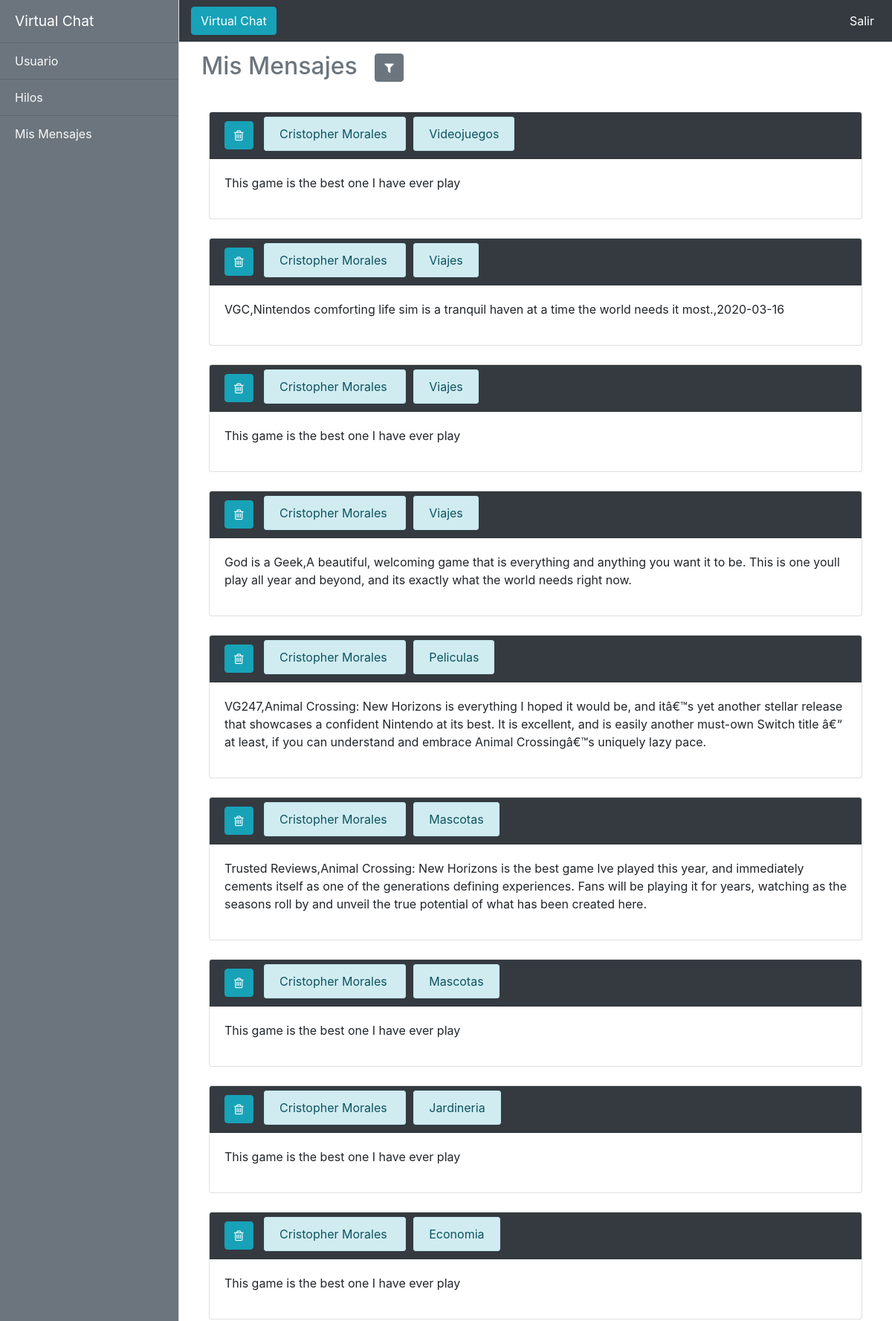
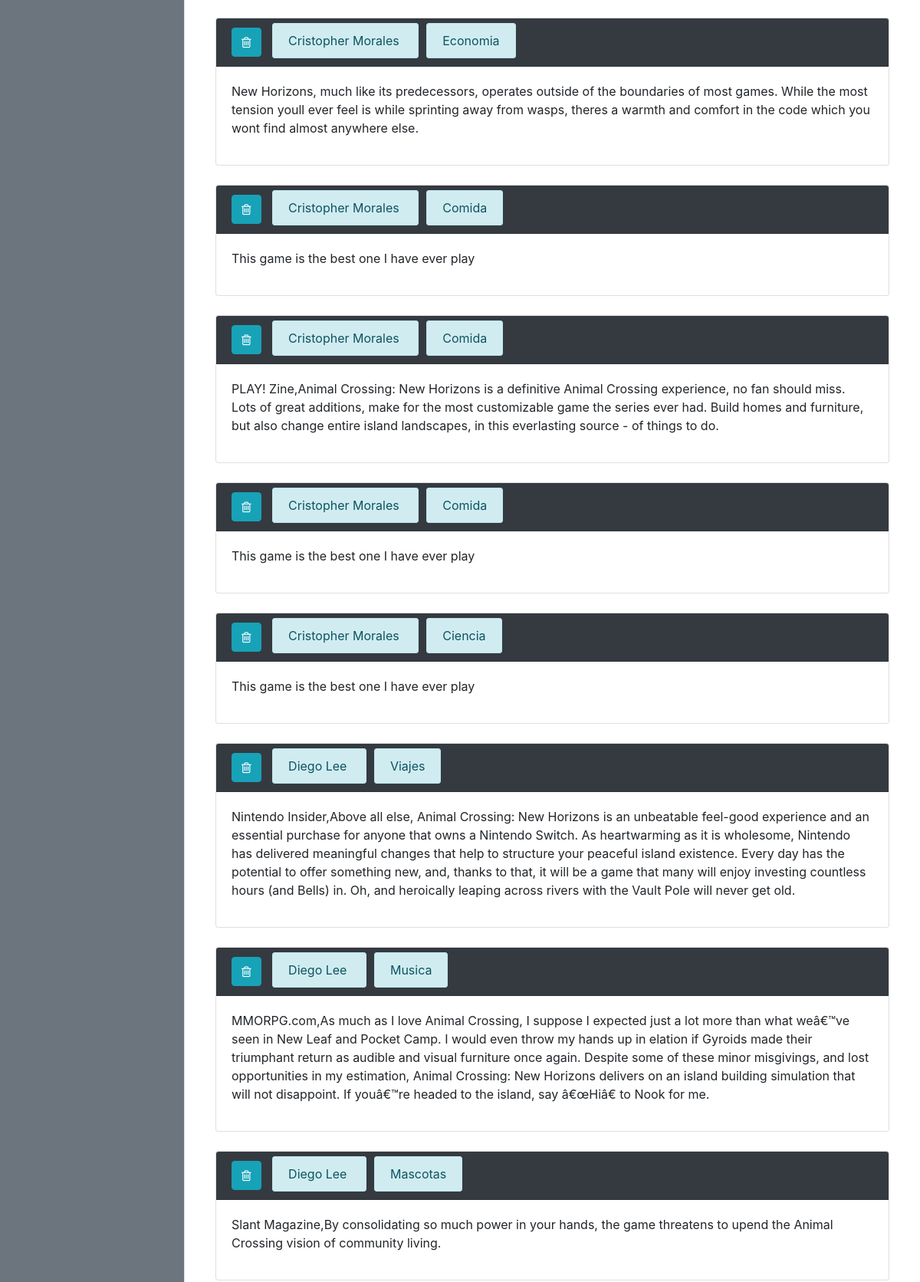
The page /view/mensajes_validacion.php (upper part) on the database its author committed (2 pictures, top to bottom).
### tables this page shows
CREATE TABLE MENSAJE (
	ID_COMENTARIO 	INT NOT NULL PRIMARY KEY AUTO_INCREMENT, 
    ID_USUARIO 		INT NOT NULL, 
    ID_HILO 		INT NOT NULL, 
    FECHA 			DATE NOT NULL, 
    MENSAJE VARCHAR(1000) NOT NULL,
    FOREIGN KEY (ID_USUARIO) REFERENCES USUARIOS (ID_USUARIO) ON DELETE CASCADE ON UPDATE CASCADE, 
    FOREIGN KEY (ID_HILO) REFERENCES HILO (ID_HILO) ON DELETE CASCADE ON UPDATE CASCADE 
);

CREATE TABLE USUARIOS (
	ID_USUARIO 		INT NOT NULL PRIMARY KEY AUTO_INCREMENT, 
    NOMBRE_USUARIO	VARCHAR(50) NOT NULL, 
    CONTRASEÑA 		VARCHAR(25) NOT NULL, 
    ROLE_USUARIO 	INT NOT NULL DEFAULT 3, 
    ESTADO 			BOOLEAN DEFAULT 1, 
    CDATE date DEFAULT NULL,
    FOREIGN KEY (ROLE_USUARIO) REFERENCES ROLES (ID_ROLE) ON DELETE CASCADE ON UPDATE CASCADE 
);

CREATE TABLE HILO (
	ID_HILO 	INT NOT NULL PRIMARY KEY, 
    NOMBRE_HILO VARCHAR(25), 
    ID_RATE 	INT NOT NULL, 
    FOREIGN KEY (ID_RATE) REFERENCES RATE (ID_RATE) ON DELETE CASCADE ON UPDATE CASCADE 
);

### model/Mensajes.php (called while the page is built, shortened)
<?php
    function ConsultarTotalMensajesModel(){
        $instancia = AbrirDB();
        $listaMensajes = $instancia -> query("CALL VER_MENSAJES_VALIDACION ();");
        return $listaMensajes;
    }
?>

### controller/MensajesController.php (the view, shortened to what this page needs)
<?php
include_once '../model/Mensajes.php';
function ConsultarTotalMensajesController($IDusuario)
{
    $listaMensajes = ConsultarTotalMensajesModel($IDusuario);
    while ($item = mysqli_fetch_array($listaMensajes))
    {
        echo '<div class="card" style = "margin: 25px">
                <div class="card-header bg-dark text-white">
                    <a class="btn btn-info" style = "margin-right: 10px" onclick = "deleteMessage('. $item["ID_COMENTARIO"] . ')"><i class="fa fa-trash-o" aria-hidden="true"></i></a>
                    <div class="alert alert-info" role="alert" style = "display: inline; margin-right: 10px;">
                        '. $item["NOMBRE_USUARIO"]. '
                    </div>
                    <div class="alert alert-info" role="alert" style = "display: inline; margin-right: 10px;">
                        '. $item["NOMBRE_HILO"]. '
                    </div>
                </div>
                <div class="card-body">
                    <p class="card-text">'. $item["MENSAJE"]. '</p>
                    <div class="d-flex justify-content-center">
                    </div>
                </div>
            </div>';
    }
}
?>

### css/simple-sidebar.css (style rules this page uses)
body { overflow-x: hidden; }

### rows shown on the page
mensaje: ID_USUARIO.NOMBRE_USUARIO "Cristopher Morales", ID_HILO.NOMBRE_HILO "Videojuegos", MENSAJE "This game is the best one I have ever play"
mensaje: ID_USUARIO.NOMBRE_USUARIO "Cristopher Morales", ID_HILO.NOMBRE_HILO "Viajes", MENSAJE "VGC,Nintendos comforting life sim is a tranquil haven at a time the world needs it most.,2020-03-16"
mensaje: ID_USUARIO.NOMBRE_USUARIO "Cristopher Morales", ID_HILO.NOMBRE_HILO "Viajes", MENSAJE "This game is the best one I have ever play"
mensaje: ID_USUARIO.NOMBRE_USUARIO "Cristopher Morales", ID_HILO.NOMBRE_HILO "Viajes", MENSAJE "God is a Geek,A beautiful, welcoming game that is everything and anything you want it to be. This is one youll play all year and beyond, and its exactly what the world needs right now."
mensaje: ID_USUARIO.NOMBRE_USUARIO "Cristopher Morales", ID_HILO.NOMBRE_HILO "Peliculas", MENSAJE "VG247,Animal Crossing: New Horizons is everything I hoped it would be, and itâ€™s yet another stellar release that showcases a confident Nintendo at its best. It is excellent, and is easily another must-own Switch title â€“ at least, if you can understand and embrace Animal Crossingâ€™s uniquely lazy pace."
mensaje: ID_USUARIO.NOMBRE_USUARIO "Cristopher Morales", ID_HILO.NOMBRE_HILO "Mascotas", MENSAJE "Trusted Reviews,Animal Crossing: New Horizons is the best game Ive played this year, and immediately cements itself as one of the generations defining experiences. Fans will be playing it for years, watching as the seasons roll by and unveil the true potential of what has been created here."
mensaje: ID_USUARIO.NOMBRE_USUARIO "Cristopher Morales", ID_HILO.NOMBRE_HILO "Mascotas", MENSAJE "This game is the best one I have ever play"
mensaje: ID_USUARIO.NOMBRE_USUARIO "Cristopher Morales", ID_HILO.NOMBRE_HILO "Jardineria", MENSAJE "This game is the best one I have ever play"
mensaje: ID_USUARIO.NOMBRE_USUARIO "Cristopher Morales", ID_HILO.NOMBRE_HILO "Economia", MENSAJE "This game is the best one I have ever play"
mensaje: ID_USUARIO.NOMBRE_USUARIO "Cristopher Morales", ID_HILO.NOMBRE_HILO "Economia", MENSAJE "New Horizons, much like its predecessors, operates outside of the boundaries of most games. While the most tension youll ever feel is while sprinting away from wasps, theres a warmth and comfort in the code which you wont find almost anywhere else."
mensaje: ID_USUARIO.NOMBRE_USUARIO "Cristopher Morales", ID_HILO.NOMBRE_HILO "Comida", MENSAJE "This game is the best one I have ever play"
mensaje: ID_USUARIO.NOMBRE_USUARIO "Cristopher Morales", ID_HILO.NOMBRE_HILO "Comida", MENSAJE "PLAY! Zine,Animal Crossing: New Horizons is a definitive Animal Crossing experience, no fan should miss. Lots of great additions, make for the most customizable game the series ever had. Build homes and furniture, but also change entire island landscapes, in this everlasting source - of things to do."
mensaje: ID_USUARIO.NOMBRE_USUARIO "Cristopher Morales", ID_HILO.NOMBRE_HILO "Comida", MENSAJE "This game is the best one I have ever play"
mensaje: ID_USUARIO.NOMBRE_USUARIO "Cristopher Morales", ID_HILO.NOMBRE_HILO "Ciencia", MENSAJE "This game is the best one I have ever play"
mensaje: ID_USUARIO.NOMBRE_USUARIO "Diego Lee", ID_HILO.NOMBRE_HILO "Viajes", MENSAJE "Nintendo Insider,Above all else, Animal Crossing: New Horizons is an unbeatable feel-good experience and an essential purchase for anyone that owns a Nintendo Switch. As heartwarming as it is wholesome, Nintendo has delivered meaningful changes that help to structure your peaceful island existence. Every day has the potential to offer something new, and, thanks to that, it will be a game that many will enjoy investing countless hours (and Bells) in. Oh, and heroically leaping across rivers with the Vault Pole will never get old."
mensaje: ID_USUARIO.NOMBRE_USUARIO "Diego Lee", ID_HILO.NOMBRE_HILO "Musica", MENSAJE "MMORPG.com,As much as I love Animal Crossing, I suppose I expected just a lot more than what weâ€™ve seen in New Leaf and Pocket Camp. I would even throw my hands up in elation if Gyroids made their triumphant return as audible and visual furniture once again. Despite some of these minor misgivings, and lost opportunities in my estimation, Animal Crossing: New Horizons delivers on an island building simulation that will not disappoint. If youâ€™re headed to the island, say â€œHiâ€ to Nook for me."
mensaje: ID_USUARIO.NOMBRE_USUARIO "Diego Lee", ID_HILO.NOMBRE_HILO "Mascotas", MENSAJE "Slant Magazine,By consolidating so much power in your hands, the game threatens to upend the Animal Crossing vision of community living."
